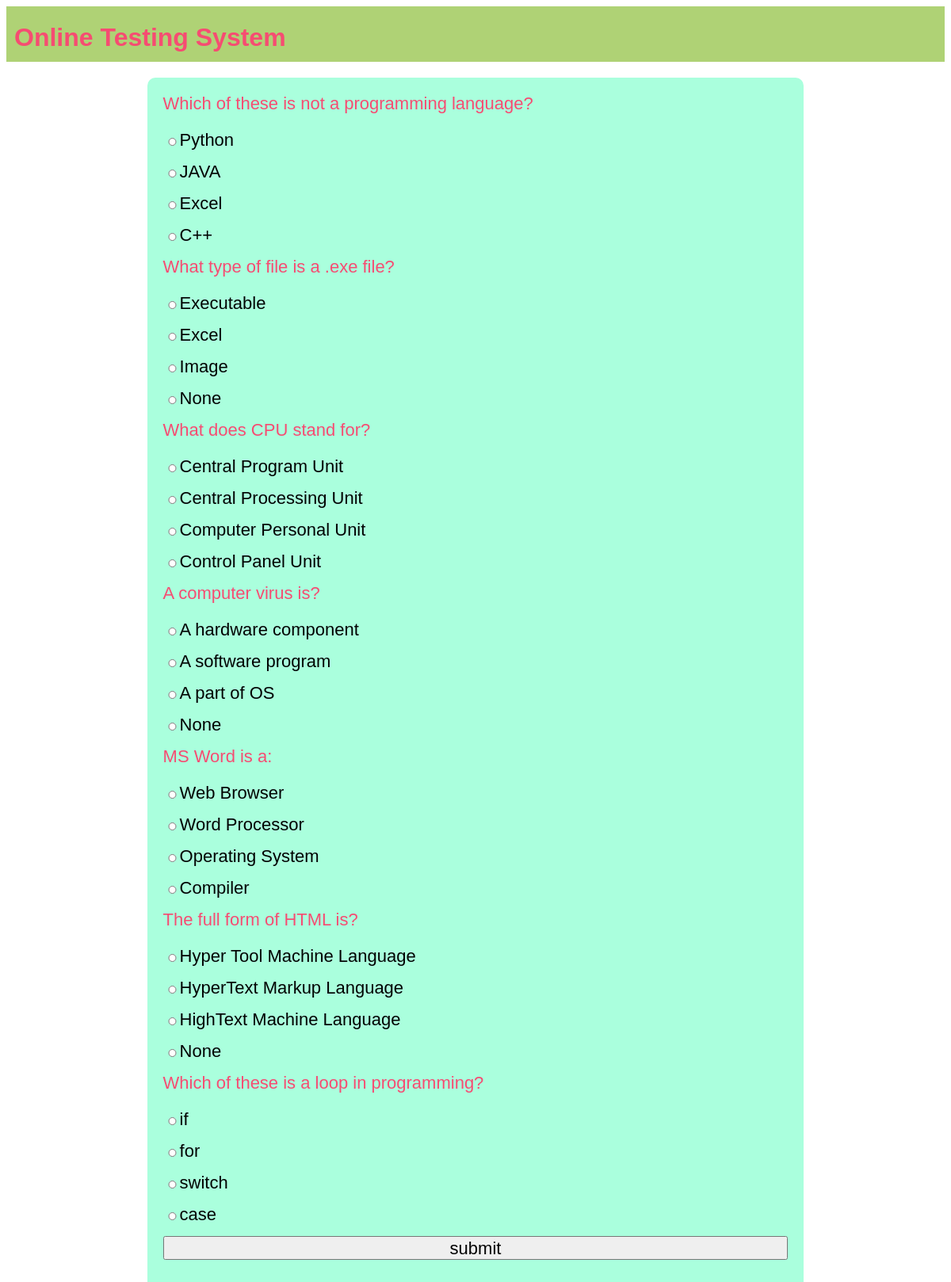
The page /Ots/test-paper?n=7 on the database its author committed.
### Ots/models.py (models this page shows)
class Question(models.Model):
    qid=models.BigAutoField(primary_key=True,auto_created=True)
    que=models.TextField()  #bcs charfiled support only 255 character
    a=models.CharField(max_length=255)
    b=models.CharField(max_length=255)
    c=models.CharField(max_length=255)
    d=models.CharField(max_length=255)
    ans=models.CharField(max_length=255)

### Ots/views.py (the view)
# urls.py: path('test-paper',testPaper,name='testpaper'),
def testPaper(request):
    if 'name' not in request.session.keys():
        res=HttpResponseRedirect("login")
    n=int(request.GET['n'])
    question_pools=list(Question.objects.all())
    random.shuffle(question_pools)
    questions_list=question_pools[:n]
    context={'questions':questions_list}
    res=render(request,'testpaper.html',context)
    return res

### Ots/templates/testpaper.html (shortened to what this page needs)
{% extends 'main.html' %}
{%block content%}
    <form action="{% url 'Ots:calculateTest' %}" method="post">
        {% for question in questions %}
        <div class="question">
            {{question.que}}
        </div>
        <div class="option">
            <input type="radio" name="q{{question.qid}}" value="a">{{question.a}}
        </div>
        <div class="option">
            <input type="radio" name="q{{question.qid}}" value="b">{{question.b}}
        </div>
        <div class="option">
            <input type="radio" name="q{{question.qid}}" value="c">{{question.c}}
        </div>
        <div class="option">
            <input type="radio" name="q{{question.qid}}" value="d">{{question.d}}
        </div>
        {% endfor %}
        <div>
            <input type="submit" value="submit">
        </div>
    </form>
{%endblock content%}

### Ots/templates/main.html (shortened to what this page needs)
<!DOCTYPE html>
{% load static %}
<html lang="en">
<head>
    <link rel="stylesheet" href="{% static 'theme.css' %}">
    <link rel="stylesheet" href="{% static 'formstyle.css' %}">
    <link rel="stylesheet" href="{% static 'homeButtonStyle.css' %}">
</head>
<body>
    <div class="top">
        <div class="sitename">
            <h1>Online Testing System</h1>
        </div>
    </div>
    <div class="content">
        {%block content%}
        {% endblock %}
    </div>
</body>
</html>

### Ots/static/theme.css (style rules this page uses)
* { font-family: 'Gill Sans', 'Gill Sans MT', Calibri, 'Trebuchet MS', sans-serif; }
.top { background-color: #afd275; height: 50px; margin-bottom: 20px; padding: 10px; }
.top div.sitename { display: inline-block; color: #f64c72; position: relative; top: -10px; }
.content { width: 70%; margin-left: auto; margin-right: auto; }

### Ots/static/formstyle.css (style rules this page uses)
form { box-sizing: border-box; padding: 20px; border-radius: 10px; background-color: #afd; display: table; width: 100%; }
input { display: block; width: 100%; margin-bottom: 20px; height: 30px; font-size: 22px; }
.question { color: #f64c72; font-size: 22px; margin-bottom: 20px; }
.option { font-size: 22px; }
.option input { display: inline; width: fit-content; height: 10px; }

### rows shown on the page
Question: que "Which of these is not a programming language?", a "Python", b "JAVA", c "Excel", d "C++"
Question: que "What type of file is a .exe file?", a "Executable", b "Excel", c "Image", d "None"
Question: que "What does CPU stand for?", a "Central Program Unit", b "Central Processing Unit", c "Computer Personal Unit", d "Control Panel Unit"
Question: que "A computer virus is?", a "A hardware component", b "A software program", c "A part of OS", d "None"
Question: que "MS Word is a:", a "Web Browser", b "Word Processor", c "Operating System", d "Compiler"
Question: que "The full form of HTML is?", a "Hyper Tool Machine Language", b "HyperText Markup Language", c "HighText Machine Language", d "None"
Question: que "Which of these is a loop in programming?", a "if", b "for", c "switch", d "case"
